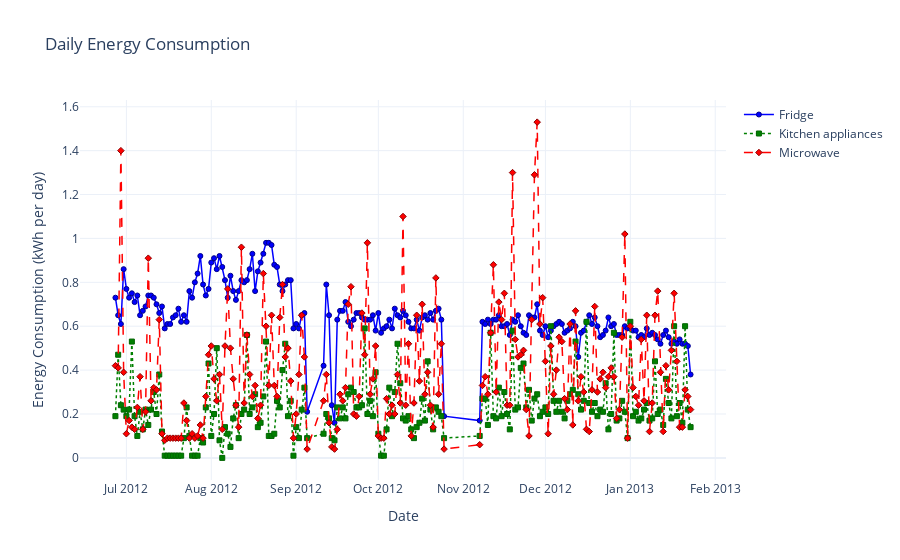

The cell this chart's notebook holds for it:
### Code cell
import plotly.graph_objects as go

# INITIALIZE GRAPH OBJECT
fig = go.Figure()

# TRACE-1: Fridge measurement
fig.add_trace(
    go.Scatter(
        x=df_combined["date"],
        y=df_combined["Fridge measurement"],
        mode="lines+markers",
        marker=dict(
            size=5,
            symbol="circle",
            line=dict(color="DarkBlue", width=1),
        ),
        line=dict(color="blue", width=1.5),
        name="Fridge",
        visible=True,
    )
)

# TRACE-2: Kitchen appliances measurement
fig.add_trace(
    go.Scatter(
        x=df_combined["date"],
        y=df_combined["Kitchen appliances measurement"],
        mode="lines+markers",
        marker=dict(
            size=5,
            symbol="square",
            line=dict(color="DarkGreen", width=1),
        ),
        line=dict(color="green", width=1.5, dash="dot"),
        name="Kitchen appliances",
        visible=True,
    )
)

# TRACE-3: Microwave measurement
fig.add_trace(
    go.Scatter(
        x=df_combined["date"],
        y=df_combined["Microwave measurement"],
        mode="lines+markers",
        marker=dict(
            size=5,
            symbol="diamond",
            line=dict(color="DarkRed", width=1),
        ),
        line=dict(color="red", width=1.5, dash="dash"),
        name="Microwave",
        visible=True,
    )
)

# SET THEME, AXIS LABELS
fig.update_layout(
    template="plotly_white",
    xaxis_title="Date",
    yaxis_title="Energy Consumption (kWh per day)",
    title="Daily Energy Consumption",
)


fig.show()

### Figure 1 — Plotly figure (JSON) as saved in the notebook; plotly's stock layout.template omitted (floating-point values rounded to 4 significant figures; data arrays with more than 128 entries replaced by an {"elided": "..."} marker saying what was removed)
{"data": [{"line": {"color": "blue", "width": 1.5}, "marker": {"line": {"color": "DarkBlue", "width": 1}, "size": 5, "symbol": "circle"}, "mode": "lines+markers", "name": "Fridge", "type": "scatter", "visible": true, "x": {"elided": "194 str values"}, "y": {"elided": "194 float values"}}, {"line": {"color": "green", "dash": "dot", "width": 1.5}, "marker": {"line": {"color": "DarkGreen", "width": 1}, "size": 5, "symbol": "square"}, "mode": "lines+markers", "name": "Kitchen appliances", "type": "scatter", "visible": true, "x": {"elided": "194 str values"}, "y": {"elided": "194 float values"}}, {"line": {"color": "red", "dash": "dash", "width": 1.5}, "marker": {"line": {"color": "DarkRed", "width": 1}, "size": 5, "symbol": "diamond"}, "mode": "lines+markers", "name": "Microwave", "type": "scatter", "visible": true, "x": {"elided": "194 str values"}, "y": {"elided": "194 float values"}}], "layout": {"title": {"text": "Daily Energy Consumption"}, "xaxis": {"title": {"text": "Date"}}, "yaxis": {"title": {"text": "Energy Consumption (kWh per day)"}}}}
